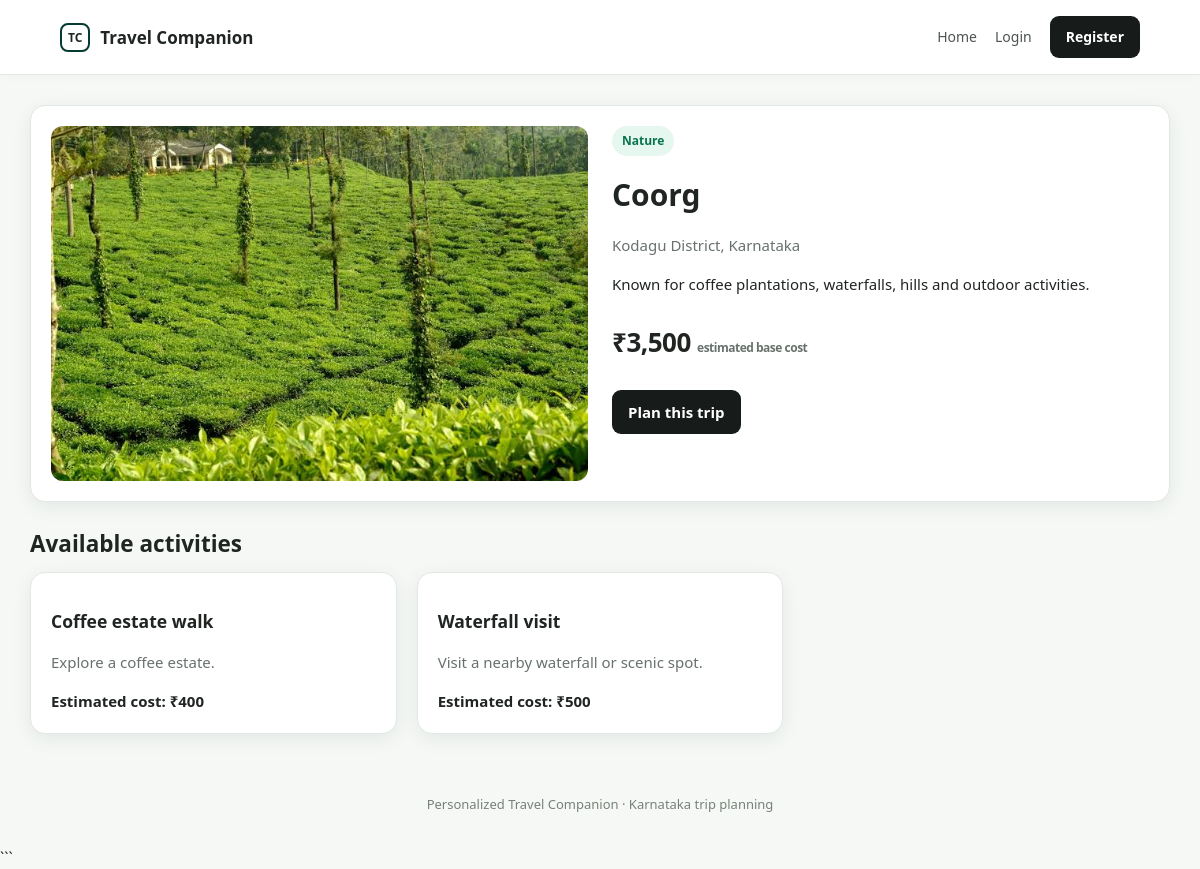
Screenshot of /destination.php?id=1 with the database file from the repository.
### tables this page shows
CREATE TABLE IF NOT EXISTS destinations (
    id INT AUTO_INCREMENT PRIMARY KEY,
    name VARCHAR(120) NOT NULL,
    district VARCHAR(100) NOT NULL,
    category_id INT NULL,
    description TEXT,
    image_url VARCHAR(500) DEFAULT '',
    estimated_cost DECIMAL(10,2) NOT NULL DEFAULT 0,
    FOREIGN KEY (category_id)
        REFERENCES categories(id)
        ON DELETE SET NULL
);

CREATE TABLE IF NOT EXISTS categories (
    id INT AUTO_INCREMENT PRIMARY KEY,
    name VARCHAR(80) NOT NULL UNIQUE
);

CREATE TABLE IF NOT EXISTS activities (
    id INT AUTO_INCREMENT PRIMARY KEY,
    destination_id INT NOT NULL,
    name VARCHAR(120) NOT NULL,
    description TEXT,
    estimated_cost DECIMAL(10,2) NOT NULL DEFAULT 0,
    FOREIGN KEY (destination_id)
        REFERENCES destinations(id)
        ON DELETE CASCADE
);

### config.php (called while the page is built, shortened)
<?php
function e(?string $value): string {
    return htmlspecialchars($value ?? '', ENT_QUOTES, 'UTF-8');
}

### destination.php (the view, shortened to what this page needs)
<?php
require 'config.php';
$id = (int)($_GET['id'] ?? 0);
$stmt = $pdo->prepare(
    'SELECT d.*, c.name AS category_name
     FROM destinations d
     LEFT JOIN categories c ON c.id = d.category_id
     WHERE d.id = ?'
);
$stmt->execute([$id]);
$destination = $stmt->fetch();
$activityStmt = $pdo->prepare(
    'SELECT *
     FROM activities
     WHERE destination_id = ?
     ORDER BY name'
);
$activityStmt->execute([$id]);
$activities = $activityStmt->fetchAll();
require 'header.php';
?>
<div class="card destination-detail">
    <div class="two-col">
        <div>
            <?php if (!empty($destination['image_url'])): ?>
                <img
                    class="destination-detail-image"
                    src="<?= e($destination['image_url']) ?>"
                    alt="<?= e($destination['name']) ?>"
                >
            <?php else: ?>
                <div class="destination-detail-placeholder">
                    Destination image
                </div>
            <?php endif; ?>
        </div>
        <div>
            <span class="tag">
                <?= e($destination['category_name'] ?? 'Explore') ?>
            </span>
            <h1><?= e($destination['name']) ?></h1>
            <p class="muted">
                <?= e($destination['district']) ?> District, Karnataka
            </p>
            <p>
                <?= nl2br(e($destination['description'] ?? '')) ?>
            </p>
            <p class="metric">
                ₹<?= number_format((float)$destination['estimated_cost']) ?>
                <span class="smalltext">
                    estimated base cost
                </span>
            </p>
            <a
                class="btn"
                href="plan_trip.php?destination_id=<?= (int)$destination['id'] ?>"
            >
                Plan this trip
            </a>
        </div>
    </div>
</div>
<h2>Available activities</h2>
<div class="grid">
    <?php foreach ($activities as $activity): ?>
        <article class="card">
            <h3><?= e($activity['name']) ?></h3>
            <p class="muted">
                <?= e($activity['description'] ?? '') ?>
            </p>
            <strong>
                Estimated cost:
                ₹<?= number_format((float)$activity['estimated_cost']) ?>
            </strong>
        </article>
    <?php endforeach; ?>
</div>
<?php require 'footer.php'; ?>

### assets/style.css (style rules this page uses)
* { box-sizing: border-box; }
:root { --green: #0ca678; --mint: #36d9a4; --deep: #063b31; --ink: #202522; --muted: #68716c; --paper: #f5f8f5; --line: #e2e8e3; --white: #ffffff; --soft-green: #e5f7ee; --shadow: 0 5px 20px rgba(16, 43, 23, 0.07); --shadow-hover: 0 10px 28px rgba(16, 43, 23, 0.12); }
html { scroll-behavior: smooth; }
body { margin: 0; background: var(--paper); font: 15px/1.6 system-ui, -apple-system, "Segoe UI", sans-serif; color: var(--ink); }
a { color: var(--deep); text-decoration: none; }
img { max-width: 100%; }
.nav-cta, .btn { background: #171b19; color: white; border: 0; border-radius: 9px; padding: 10px 16px; display: inline-block; cursor: pointer; font: inherit; font-weight: 650; text-align: center; transition: background 0.2s ease, transform 0.2s ease, box-shadow 0.2s ease; }
h1, h2, h3 { line-height: 1.25; color: var(--ink); }
h2 { margin-top: 28px; margin-bottom: 14px; }
.muted { color: var(--muted); }
.grid { display: grid; grid-template-columns: repeat(3, minmax(0, 1fr)); gap: 20px; }
.two-col { display: grid; grid-template-columns: 1fr 1fr; gap: 24px; }
.card { background: var(--white); border: 1px solid var(--line); border-radius: 15px; padding: 20px; box-shadow: var(--shadow); transition: box-shadow 0.22s ease, border-color 0.22s ease; }
.tag { display: inline-block; background: var(--soft-green); color: #08734e; padding: 5px 10px; border-radius: 20px; font-size: 12px; font-weight: 700; }
.metric { font-size: 26px; font-weight: 800; letter-spacing: -0.5px; }
.smalltext { font-size: 12px; color: var(--muted); }
.destination-detail-image { width: 100%; max-height: 360px; object-fit: cover; border-radius: 12px; display: block; }

### rows the page displays
destinations: image_url+name (picture), category.name "Nature", name "Coorg", district "Kodagu", description "Known for coffee plantations, waterfalls, hills and outdoor activities.", estimated_cost "3,500"
activities: name "Coffee estate walk", description "Explore a coffee estate.", estimated_cost "400"
activities: name "Waterfall visit", description "Visit a nearby waterfall or scenic spot.", estimated_cost "500"
